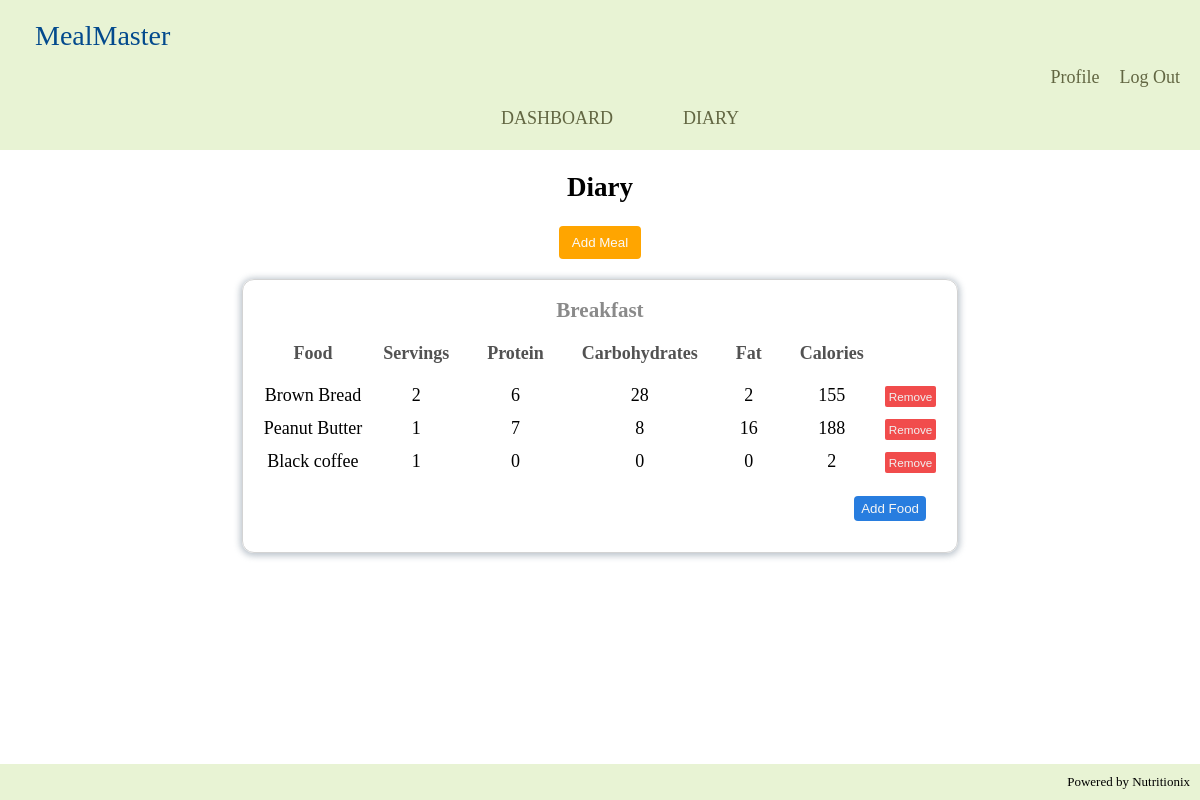
The page /diary (signed in) on the database as committed earlier.
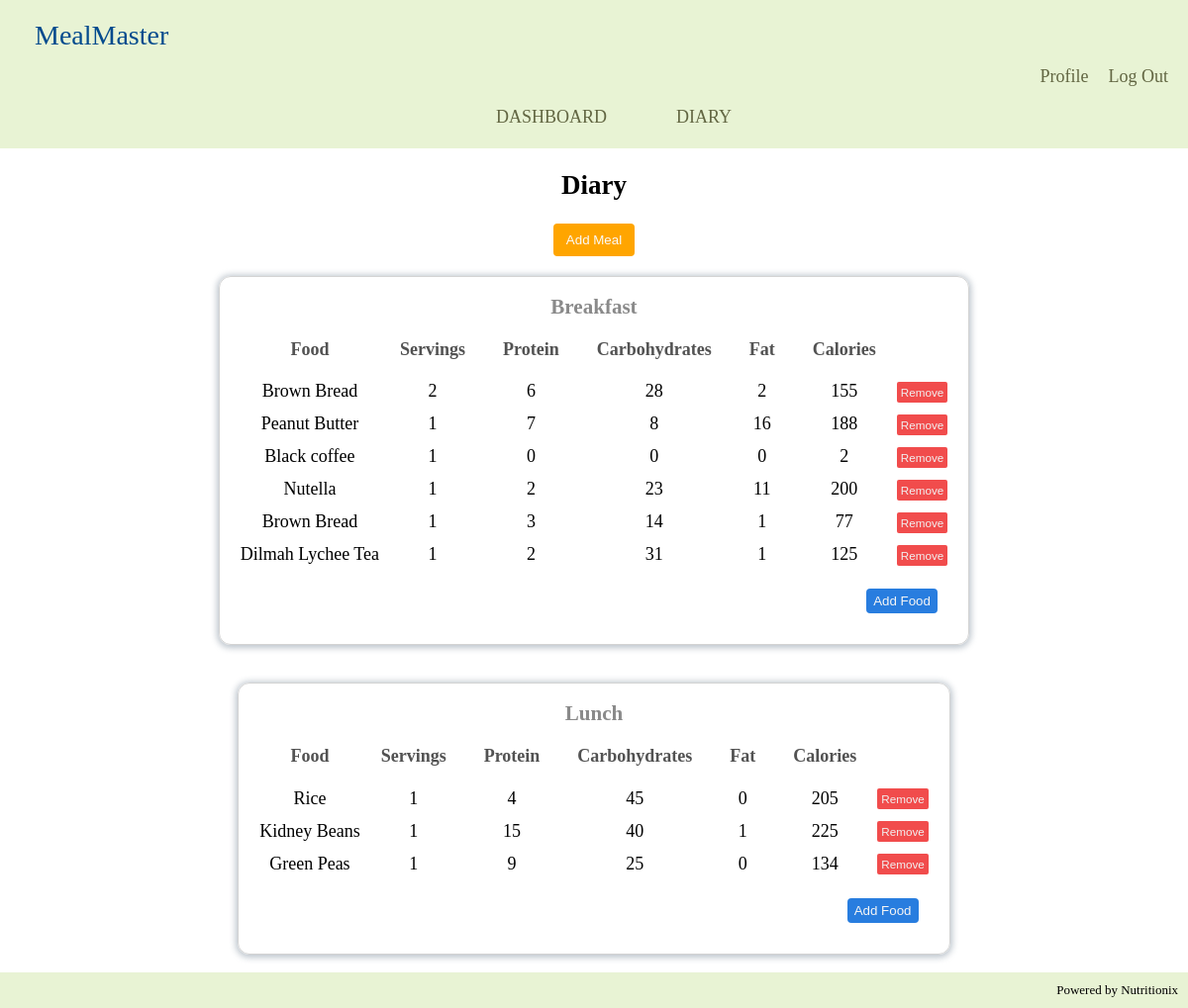
The same page on the database as committed later.
### tables this page shows
CREATE TABLE meals (meal_id integer primary key, meal_name text collate nocase unique not null, username text not null, foreign key (username) references users(username));

CREATE TABLE foods (food_id INTEGER PRIMARY KEY, food_name TEXT COLLATE NOCASE NOT NULL, servings INTEGER NOT NULL, calories INTEGER, protein INTEGER, carbohydrates INTEGER, fat INTEGER, meal_id INTEGER, FOREIGN KEY (meal_id) REFERENCES meals(meal_id));

### app.py (the view)
@app.route("/diary")
@login_required
def diary():
    current_user = session['username']
    try:
        conn, cursor = connect_to_db()
        cursor.execute("SELECT * from meals WHERE username  = ?", (session['username'],))
        records = cursor.fetchall()
        meal_columns = [column[0] for column in cursor.description]
        meals = [dict(zip(meal_columns, record)) for record in records]
        for meal in meals:
            cursor.execute("SELECT * FROM foods WHERE meal_id = ?", (meal['meal_id'],))
            food_records = cursor.fetchall()
            food_columns = [column[0] for column in cursor.description]
            meal['foods'] = [dict(zip(food_columns, record)) for record in food_records]
        print(meal_columns, meals)
    except sqlite3.Error as e:
        flash("Error fetching meals")
        print("Error in db while fetching meals -", e)
    finally:
        conn.close()
    return render_template("diary.html", current_user=current_user, meals=meals)

### app.py (called while the page is built)
def connect_to_db():
    conn = sqlite3.connect('database.db')
    cursor = conn.cursor()
    return conn, cursor

def login_required(f):
    @wraps(f)
    def decorated_function(*args, **kwargs):
        if 'username' not in session:
            return redirect(url_for('unauthorized'))
        return f(*args, **kwargs)
    return decorated_function

### templates/diary.html (shortened to what this page needs)
{% extends "layout.html" %}
{% block link_styles %}
<link rel="stylesheet" href="/static/diary.css">
{% endblock %}
{% block main %}
<section class="diary-section">
    <h2>Diary</h2>
    <form action="/add_meal" method="POST" id="add-meal-form">
        <button type="button" id="add-meal-btn">Add Meal</button>
    </form>
    {% if meals %}
        {% for meal in meals %}
            <div class="meal-tables-container">
                <div class="meal-table-box">
                    <table class="meal-table">
                        <h3 class="meal-table-name"> {{ meal['meal_name'] }} </h3>
                        <thead>
                            <tr>
                                <th>Food</th>
                                <th>Servings</th>
                                <th>Protein</th>
                                <th>Carbohydrates</th>
                                <th>Fat</th>
                                <th>Calories</th>
                            </tr>
                        </thead>
                        <tbody>
                            {% for food in meal['foods'] %}
                                <tr>
                                    <td>{{ food['food_name'] }}</td>
                                    <td>{{ food['servings'] }}</td>
                                    <td>{{ food['protein'] }}</td>
                                    <td>{{ food['carbohydrates'] }}</td>
                                    <td>{{ food['fat'] }}</td>
                                    <td>{{ food['calories'] }}</td>
                                    <td>
                                        <form action="/remove_food" method="post">
                                            <button name="remove-food-btn" class="remove-food-btn" type="submit">Remove</button>
                                        </form>
                                    </td>
                                </tr>
                            {% endfor %}
                        </tbody>
                    </table>
                    <button class="add-food-btn">Add Food</button>
                </div>
            </div>
        {% endfor %}
    {% endif %}
{% endblock %}

### templates/layout.html (shortened to what this page needs)
<!DOCTYPE html>
<html lang="en">
<head>
    <link rel="stylesheet" href="/static/header.css">
    <link rel="stylesheet" href="/static/general.css">
    {% block link_styles %} {% endblock %}
</head>
<body>
    <header class="main-header">
        <div class="header-logo">
            MealMaster
        </div>
        <div class="nav-section">
            {% if current_user %}
                <div class="nav-right">
                    <ul>
                        <li><a href="/profile">Profile</a></li>
                        <li><a href="/logout">Log Out</a></li>
                    </ul>
                </div>
                <div class="nav-bar">
                    <ul>
                        <li><a href="/dashboard">DASHBOARD</a></li>
                        <li><a href="/diary">DIARY</a></li>
                    </ul>
                </div>
            {% endif %}
        </div>
    </header>
    <main>
        {% block main %}{% endblock %}
    </main>
    <footer>
        Powered by Nutritionix
    </footer>
</body>
</html>

### static/header.css (style rules this page uses)
.main-header { display: flex; flex-direction: column; width: 100%; background-color:rgb(232, 243, 212); min-height: 150px; }
.header-logo { margin-left: 30px; margin-top: 15px; padding: 5px; font-size: 28px; font-family:Georgia, 'Times New Roman', Times, serif; font-weight: 500; color: rgb(3, 74, 141); }
.nav-section { display: flex; flex-direction: column; cursor: pointer; color:rgb(98, 102, 66); }
.nav-section div li { border-radius: 4px; }
.nav-right { align-self: flex-end; }
.nav-right ul { list-style: none; display: flex; margin: 0 10px 0 0; }
.nav-right li { padding: 10px; }
.nav-bar { align-self: center; }
.nav-bar ul { list-style: none; display: flex; margin: 0; }
.nav-bar li { padding: 10px 35px; }

### static/general.css (style rules this page uses)
body { margin: 0; padding: 0; font-size: 18px; display: flex; flex-direction: column; min-height: 100vh; }
main { position: relative; flex: 1; display: flex; max-width: 100%; flex-direction: column; align-items: center; }
footer { flex-shrink: 0; background-color:rgb(232, 243, 212); padding: 10px; margin-top: auto; display: flex; justify-content: end; font-size: small; }
a { text-decoration: none; color: inherit; }

### static/diary.css (style rules this page uses)
.diary-section { display: flex; flex-direction: column; align-items: center; }
#add-meal-form { display: flex; flex-direction: column; align-items: center; }
#add-meal-btn { padding: 9px 13px; border: 0; border-radius: 4px; background-color: orange; color: rgb(250, 250, 250); cursor: pointer; transition-duration: 0.15s; }
.meal-tables-container { display: flex; margin-top: 20px; }
.meal-table-box { display: flex; flex-direction: column; align-items: center; padding: 1em; border: 1px solid lightgrey; border-radius: 12px; box-shadow: 0 1px 6px 2px rgba(119, 136, 153, 0.486); margin-bottom: 1em; }
.meal-table-name { margin: 0; color: #8a8a8a; }
.meal-table th { font-weight: 600; color: #525252; padding: 1em; }
.meal-table tr { padding: 1em; }
.meal-table td { text-align: center; padding-bottom: 1vh; }
.remove-food-btn { font-size: 0.65em; padding: 4px 4px; background-color: rgba(240, 59, 59, 0.911); color: rgb(241, 241, 241); border: 0; border-radius: 2px; cursor: pointer; transition-duration: 0.15s; }
.add-food-btn { align-self: flex-end; padding: 5px 7px; margin: 1em; border: 0; border-radius: 4px; background-color: rgb(40, 125, 223); color: whitesmoke; cursor: pointer; }

Rows that differ between the two databases and show on the page:
added foods: food_name "Nutella", servings "1", protein "2", carbohydrates "23", fat "11", calories "200", shown under meals "Breakfast"
added foods: food_name "Brown Bread", servings "1", protein "3", carbohydrates "14", fat "1", calories "77", shown under meals "Breakfast"
added foods: food_name "Dilmah Lychee Tea", servings "1", protein "2", carbohydrates "31", fat "1", calories "125", shown under meals "Breakfast"
added meals: meal_name "Lunch"
added foods: food_name "Rice", servings "1", protein "4", carbohydrates "45", fat "0", calories "205", shown under "Lunch"
added foods: food_name "Kidney Beans", servings "1", protein "15", carbohydrates "40", fat "1", calories "225", shown under "Lunch"
added foods: food_name "Green Peas", servings "1", protein "9", carbohydrates "25", fat "0", calories "134", shown under "Lunch"
